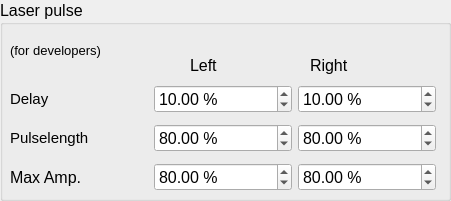
           <widget class="QGroupBox" name="groupBox_12">
            <property name="geometry">
             <rect>
              <x>440</x>
              <y>500</y>
              <width>451</width>
              <height>201</height>
             </rect>
            </property>
            <property name="font">
             <font>
              <pointsize>12</pointsize>
             </font>
            </property>
            <property name="title">
             <string>Laser pulse</string>
            </property>
            <widget class="QLabel" name="label_22">
             <property name="geometry">
              <rect>
               <x>190</x>
               <y>50</y>
               <width>91</width>
               <height>31</height>
              </rect>
             </property>
             <property name="font">
              <font>
               <pointsize>12</pointsize>
              </font>
             </property>
             <property name="text">
              <string>Left</string>
             </property>
            </widget>
            <widget class="QLabel" name="label_23">
             <property name="geometry">
              <rect>
               <x>310</x>
               <y>50</y>
               <width>91</width>
               <height>31</height>
              </rect>
             </property>
             <property name="font">
              <font>
               <pointsize>12</pointsize>
              </font>
             </property>
             <property name="text">
              <string>Right</string>
             </property>
            </widget>
            <widget class="QWidget" name="layoutWidget">
             <property name="geometry">
              <rect>
               <x>10</x>
               <y>80</y>
               <width>426</width>
               <height>118</height>
              </rect>
             </property>
             <layout class="QGridLayout" name="gridLayout_2">
              <item row="0" column="0">
               <widget class="QLabel" name="label_40">
                <property name="font">
                 <font>
                  <pointsize>11</pointsize>
                 </font>
                </property>
                <property name="text">
                 <string>Delay</string>
                </property>
               </widget>
              </item>
              <item row="0" column="1">
               <widget class="QDoubleSpinBox" name="LeftLaserPulseDelaySpinBox">
                <property name="enabled">
                 <bool>true</bool>
                </property>
                <property name="font">
                 <font>
                  <pointsize>12</pointsize>
                 </font>
                </property>
                <property name="suffix">
                 <string> %</string>
                </property>
                <property name="maximum">
                 <double>100.000000000000000</double>
                </property>
                <property name="singleStep">
                 <double>0.100000000000000</double>
                </property>
                <property name="value">
                 <double>10.000000000000000</double>
                </property>
               </widget>
              </item>
              <item row="0" column="2">
               <widget class="QDoubleSpinBox" name="RightLaserPulseDelaySpinBox">
                <property name="enabled">
                 <bool>true</bool>
                </property>
                <property name="font">
                 <font>
                  <pointsize>12</pointsize>
                 </font>
                </property>
                <property name="suffix">
                 <string> %</string>
                </property>
                <property name="maximum">
                 <double>100.000000000000000</double>
                </property>
                <property name="singleStep">
                 <double>0.100000000000000</double>
                </property>
                <property name="value">
                 <double>10.000000000000000</double>
                </property>
               </widget>
              </item>
              <item row="1" column="0">
               <widget class="QLabel" name="label_41">
                <property name="font">
                 <font>
                  <pointsize>11</pointsize>
                 </font>
                </property>
                <property name="text">
                 <string>Pulselength</string>
                </property>
               </widget>
              </item>
              <item row="1" column="1">
               <widget class="QDoubleSpinBox" name="LeftLaserPulseLengthSpinBox">
                <property name="enabled">
                 <bool>true</bool>
                </property>
                <property name="font">
                 <font>
                  <pointsize>12</pointsize>
                 </font>
                </property>
                <property name="suffix">
                 <string> %</string>
                </property>
                <property name="maximum">
                 <double>100.000000000000000</double>
                </property>
                <property name="singleStep">
                 <double>0.100000000000000</double>
                </property>
                <property name="value">
                 <double>80.000000000000000</double>
                </property>
               </widget>
              </item>
              <item row="1" column="2">
               <widget class="QDoubleSpinBox" name="RightLaserPulseLengthSpinBox">
                <property name="enabled">
                 <bool>true</bool>
                </property>
                <property name="font">
                 <font>
                  <pointsize>12</pointsize>
                 </font>
                </property>
                <property name="suffix">
                 <string> %</string>
                </property>
                <property name="maximum">
                 <double>100.000000000000000</double>
                </property>
                <property name="singleStep">
                 <double>0.100000000000000</double>
                </property>
                <property name="value">
                 <double>80.000000000000000</double>
                </property>
               </widget>
              </item>
              <item row="2" column="0">
               <widget class="QLabel" name="label_51">
                <property name="font">
                 <font>
                  <pointsize>12</pointsize>
                 </font>
                </property>
                <property name="text">
                 <string>Max Amp.</string>
                </property>
               </widget>
              </item>
              <item row="2" column="1">
               <widget class="QDoubleSpinBox" name="LeftLaserPulseMaxAmplitudeSpinBox">
                <property name="enabled">
                 <bool>true</bool>
                </property>
                <property name="font">
                 <font>
                  <pointsize>12</pointsize>
                 </font>
                </property>
                <property name="suffix">
                 <string> %</string>
                </property>
                <property name="maximum">
                 <double>100.000000000000000</double>
                </property>
                <property name="singleStep">
                 <double>0.100000000000000</double>
                </property>
                <property name="value">
                 <double>80.000000000000000</double>
                </property>
               </widget>
              </item>
              <item row="2" column="2">
               <widget class="QDoubleSpinBox" name="RightLaserPulseMaxAmplitudeSpinBox">
                <property name="enabled">
                 <bool>true</bool>
                </property>
                <property name="font">
                 <font>
                  <pointsize>12</pointsize>
                 </font>
                </property>
                <property name="suffix">
                 <string> %</string>
                </property>
                <property name="maximum">
                 <double>100.000000000000000</double>
                </property>
                <property name="singleStep">
                 <double>0.100000000000000</double>
                </property>
                <property name="value">
                 <double>80.000000000000000</double>
                </property>
               </widget>
              </item>
             </layout>
            </widget>
            <widget class="QLabel" name="label_55">
             <property name="geometry">
              <rect>
               <x>10</x>
               <y>30</y>
               <width>151</width>
               <height>41</height>
              </rect>
             </property>
             <property name="font">
              <font>
               <pointsize>10</pointsize>
              </font>
             </property>
             <property name="text">
              <string>(for developers)</string>
             </property>
            </widget>
           </widget>
